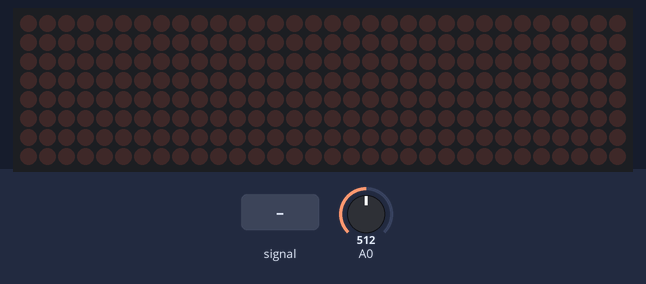
Simulated run of this sketch. Board: Arduino Uno, built with avr-gcc and run on an emulated ATmega328P. Shown: 32×8 LED matrix. Inputs (shaded band) come from the test bench; at power-on: A0 = 512.

Above: at 1.2 s.
1.3 s: A0 fed a 200 Hz sine of ±81 counts around its level
At 1.62 s:
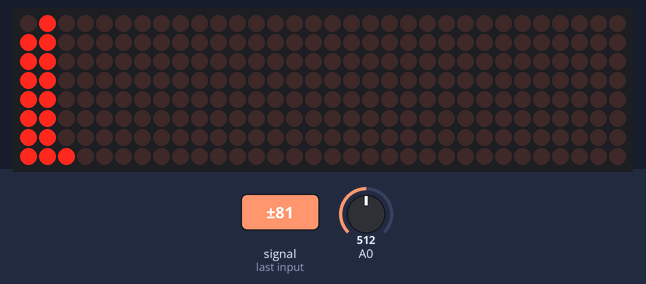
3.1 s: A0 set to 900
At 4.6 s:
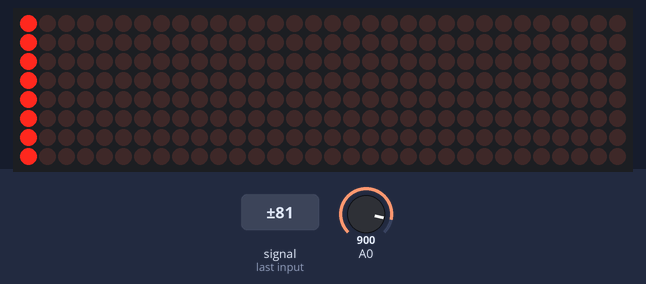
4.9 s: A0 set to 0
At 5.14 s:
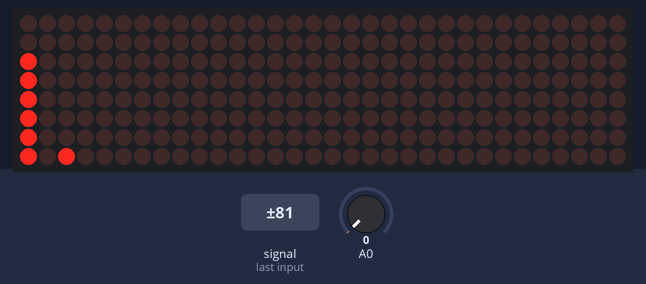
6.8 s: A0 set to 306
At 7.2 s:
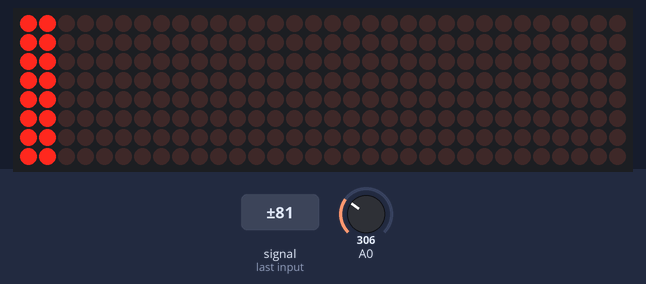
8.4 s: A0 set to 1023
At 8.66 s:
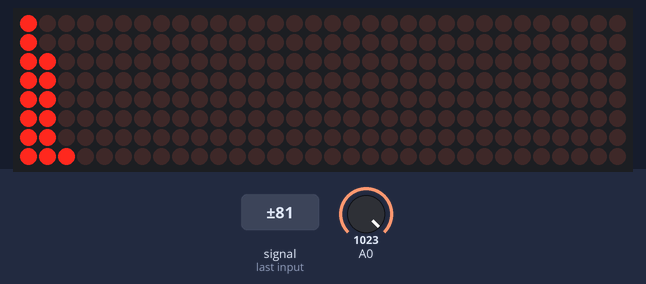
10.3 s: A0 set to 511
At 10.64 s:
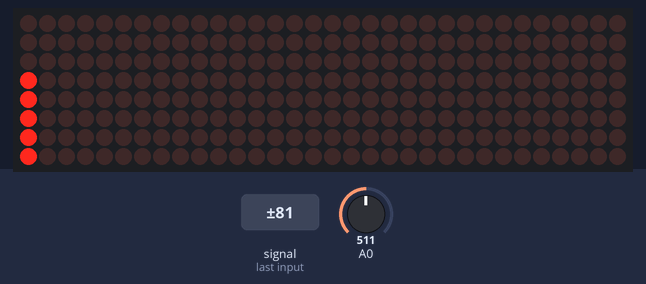
Timing chart, 0 to 13.2 s (numbered marks = the images above; inputs shaded):
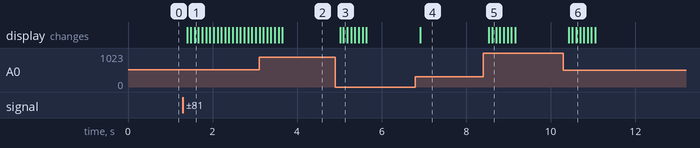

Measured:
- after the input at 1.3 s, the display: first changes after 0.10 s (image 1 shows a later state)
- after the input at 3.1 s, the display: first differs from a run without the input after 0.10 s (image 2 shows a later state)
- after the input at 4.9 s, the display: first changes after 0.12 s (image 3 shows a later state)
- after the input at 6.8 s, the display: changes after 0.11 s (image 4)
- after the input at 8.4 s, the display: first changes after 0.14 s (image 5 shows a later state)
- after the input at 10.3 s, the display: first changes after 0.13 s (image 6 shows a later state)

The sketch:

main.ino
```cpp
#include <arduinoFFT.h>
#include <MD_MAX72xx.h>
#include <SPI.h>
#include "config.h"

double real[SAMPLES];
double imag[SAMPLES];
char data_avgs[xres];

int y_val;
int column, disp_value;
int peaks[xres];

MD_MAX72XX mx = MD_MAX72XX(HARDWARE_TYPE, CS_PIN, MAX_DEVICES);                 // Display object
arduinoFFT FFT = arduinoFFT();                                                  // FFT object

void setup() {
    ADCSRA = 0b11100101;                                                       // Set ADC to free running mode and set pre-scalar to 32 (0xe5)
    ADMUX = 0b00000000;                                                        // Use pin A0 and external voltage reference
    mx.begin();                                                                // Initialize display
    delay(50);                                                                 // Wait to get reference voltage stabilized
}

void loop() {
    //Sampling
    for (int i = 0; i < SAMPLES; i++) {
        while (!(ADCSRA & 0x10));                                               // Wait for ADC to complete current conversion, i.e., ADIF bit set
        ADCSRA = 0b11110101;                                                    // Clear ADIF bit so that ADC can do next operation (0xf5)
        int value = ADC - 512;                                                  // Read from ADC and subtract DC offset caused value
        real[i] = value / 8;                                                    // Copy to array after downscaling
        imag[i] = 0;
    }

    //FFT
    FFT.Windowing(real, SAMPLES, FFT_WIN_TYP_HAMMING, FFT_FORWARD);
    FFT.Compute(real, imag, SAMPLES, FFT_FORWARD);
    FFT.ComplexToMagnitude(real, imag, SAMPLES);

    // column Matching, Calculating the average between multiple column when step != 1
    int step = (SAMPLES/2)/xres;
    int c = 0;
    for (int i = 0; i < (SAMPLES / 2); i += step) {
        data_avgs[c] = 0;
        for (int k = 0; k < step; k++) {
            data_avgs[c] += real[i + k];
        }
        data_avgs[c] /= step;
        c++;
    }

    //Send to display according to measured value
    for (int i = 0; i < xres; i++) {
        data_avgs[i] = constrain(data_avgs[i], 0, 80);                          // Set max & min values for buckets
        data_avgs[i] = map(data_avgs[i], 0, 80, 0, yres);                       // Remap averaged values to yres
        y_val = data_avgs[i];

        peaks[i] = peaks[i] - DECAY;                                            // Decay by DECAY cosnt lights (default 1)
        if (y_val > peaks[i])
            peaks[i] = y_val;
        y_val = peaks[i];
        disp_value = ARR[y_val];
        column = 31 - i;
        mx.setColumn(column, disp_value);                                       // For left to right
    }
}
```

config.h
```cpp
#ifndef CONFIG_H
#define CONFIG_H

// Constants
#define SAMPLES 64                                                              // Must be 2^n
#define HARDWARE_TYPE MD_MAX72XX::FC16_HW                                       // Set display type for MD_MAX72xx library
#define MAX_DEVICES 4                                                           // Total number of display modules
#define CLK_PIN 12                                                              // Clock pin to communicate with display
#define DATA_PIN 13                                                             // Data pin to communicate with display
#define CS_PIN 11                                                               // Control pin to communicate with display
#define xres 32                                                                 // Total number of columns in the display, must be <= SAMPLES/2
#define yres 8                                                                  // Total number of rows in the display
#define DECAY 1

// Array for LED patterns
int ARR[] = {0, 128, 192, 224, 240, 248, 252, 254, 255};                        // Default = standard pattern

#endif // CONFIG_H
```
